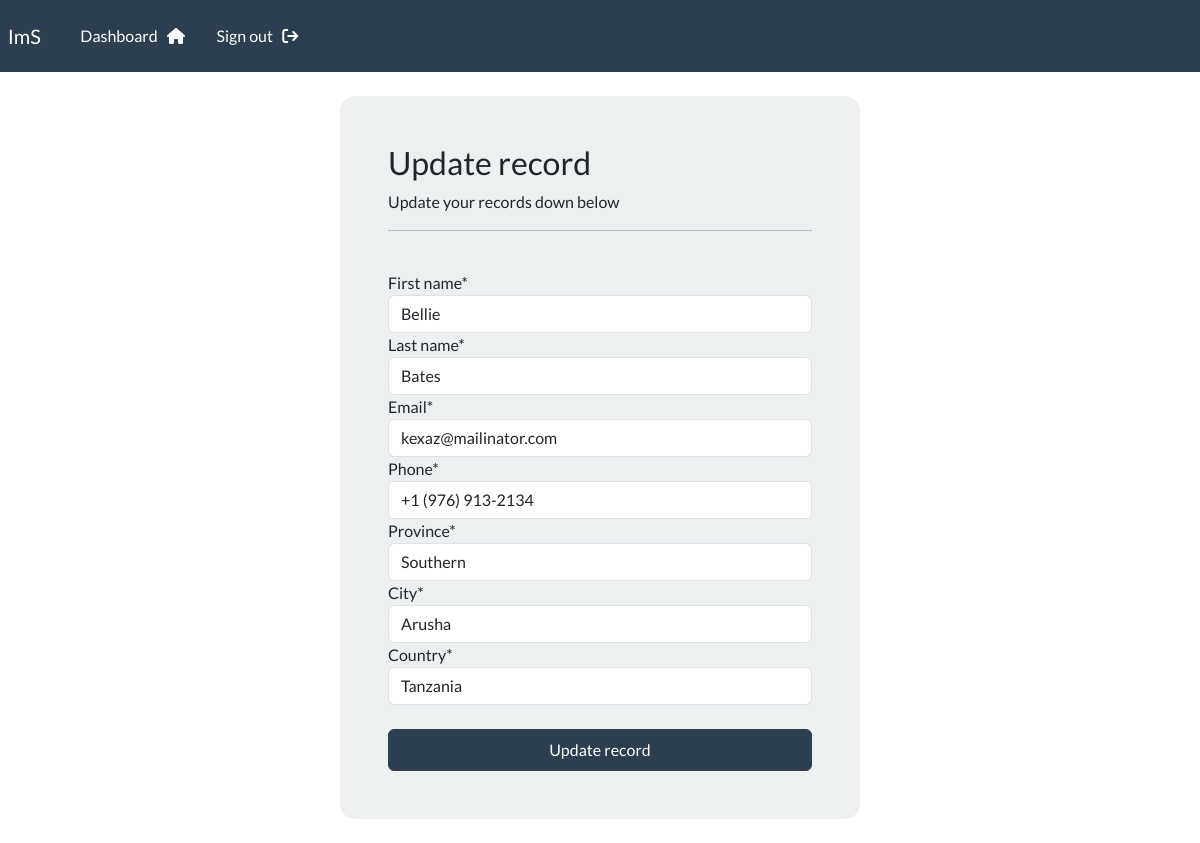
Screenshot of /update-record/5 (signed in) with the database file from the repository.
### webapp/models.py (models this page shows, shortened)
class Record(models.Model):
    creation_date = models.DateTimeField(auto_now_add=True)
    first_name = models.CharField(max_length=100)
    last_name = models.CharField(max_length=100)
    email = models.EmailField()
    phone = models.CharField(max_length=20)
    province = models.CharField(max_length=255)
    city = models.CharField(max_length=255)
    country = models.CharField(max_length=255)

### webapp/views.py (the view)
# urls.py: path('update-record/<int:pk>', views.update_record, name="update-record"),
@login_required(login_url='login')
def update_record(request, pk):
    record = Record.objects.get(id=pk)
    form = UpdateRecordForm(instance=record)
    if request.method == 'POST':
        form = UpdateRecordForm(request.POST, instance=record)
        if form.is_valid():
            form.save()
            messages.success(request,'Your record was updated')
            return redirect("dashboard")
    context = {'form':form}
    return render(request, 'webapp/update-record.html', context=context)

### webapp/forms.py
class UpdateRecordForm(forms.ModelForm):
    class Meta:
        model = Record
        fields =   ['first_name','last_name', 'email', 'phone','province', 'city', 'country']

### webapp/templates/webapp/update-record.html (shortened to what this page needs)
{% extends 'webapp/base.html' %}
{% load crispy_forms_tags %}
{% block content %}
<body>
    <div class="container bg-light shadow-md p-5 form-layout">
        <h3>Update record</h3>
        <p>Update your records down below</p>
        <hr>
        <br>
        <form autocomplete="off" method="POST">
            {{ form|crispy }}
            <br>
            <button type="submit" class="btn btn-primary w-100 btn-block p-2">Update record</button>
        </form>
     </div>
    <br>
</body>
{% endblock %}

### static/css/style.css (style rules this page uses)
.form-layout { border-radius: 15px; width: 520px; }

### rows the page displays
Record: first_name "Bellie", last_name "Bates", email "kexaz@mailinator.com", phone "+1 (976) 913-2134", province "Southern", city "Arusha", country "Tanzania"
